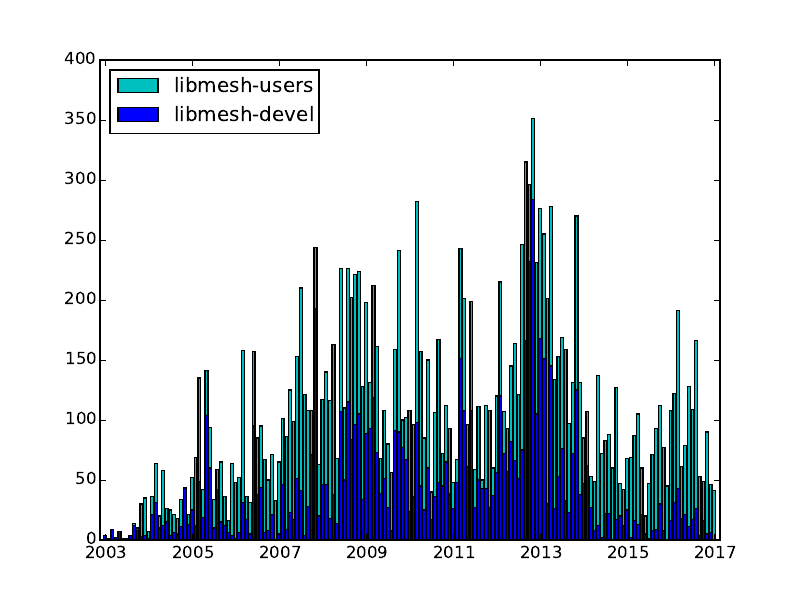

Generate this figure with Python:
#!/usr/bin/env python
import matplotlib.pyplot as plt
import numpy as np
from operator import add

# Import stuff for working with dates
from datetime import datetime
from matplotlib.dates import date2num, num2date

# Number of messages to libmesh-devel and libmesh-users over the life
# of the project.  I cut and pasted these from the sf website: they
# are in basically the same format as those pages, which is to say,
# not particularly useful for plotting.

# Administrative interface for both lists.
# https://lists.sourceforge.net/lists/admindb/libmesh-users
# https://lists.sourceforge.net/lists/admindb/libmesh-devel

# You can now see the subscriber counts for both lists in another place:
# https://sourceforge.net/p/libmesh/admin/mailman/

# Month, year, libmesh-devel subscriber count, libmesh-users subscriber count
membership_data = [
    'Jan 2010', 75, 143,
    'Jul 2011', 92, 185,
    'Aug 2011', 91, 184,
    'Sep 2011', 90, 184,
    'Nov 2011', 92, 184,
    'Dec 2011', 93, 185,
    'Jan 2012', 96, 190,
    'Feb 2012', 98, 196,
    'Mar 2012', 99, 199,
    'Apr 2012', 103, 204,
    'May 2012', 105, 210,
    'Jun 2012', 105, 209,
    'Jul 2012', 107, 210,
    'Aug 2012', 109, 213,
    'Sep 2012', 111, 220,
    'Oct 2012', 111, 222,
    'Nov 2012', 112, 225,
    'Dec 2012', 111, 225,
    'Jan 2013', 111, 225,
    'Feb 2013', 112, 228,
    'Mar 2013', 112, 231,
    'Apr 2013', 112, 228,
    'May 2013', 113, 233,
    'Jun 2013', 113, 237,
    'Jul 2013', 114, 240,
    'Aug 2013', 114, 242,
    'Sep 2013', 113, 241,
    'Oct 2013', 112, 241,
    'Nov 2013', 112, 241,
    'Dec 2013', 111, 240,
    'Jan 2014', 112, 244,
    'Feb 2014', 113, 244,
    'Mar 2014', 113, 247,
    'Apr 2014', 113, 248,
    'May 2014', 113, 249,
    'Jun 2014', 113, 247,
    'Jul 2014', 115, 249,
    'Aug 2014', 115, 251,
    'Sep 2014', 117, 254,
    'Oct 2014', 118, 257,
    'Nov 2014', 119, 261,
    'Dec 2014', 120, 262,
    'Jan 2015', 120, 263,
    'Mar 2015', 120, 266, # I missed getting data for Feb 2015
    'Apr 2015', 122, 268,
    'May 2015', 122, 269,
    'Jun 2015', 122, 268,
    'Jul 2015', 122, 271,
    'Aug 2015', 122, 272,
    'Sep 2015', 107, 228,
    'Oct 2015', 107, 230,
    'Nov 2015', 109, 234,
    'Dec 2015', 108, 241,
    'Jan 2016', 108, 239,
    'Feb 2016', 110, 242,
    'Mar 2016', 109, 243,
    'Apr 2016', 110, 242,
    'May 2016', 110, 245,
    'Jun 2016', 110, 244,
    'Jul 2016', 112, 243,
    'Aug 2016', 112, 245,
    'Sep 2016', 115, 246,
    'Oct 2016', 116, 244,
    'Nov 2016', 116, 246,
    'Dec 2016', 116, 246,
    'Jan 2017', 117, 247,
    'Feb 2017', 117, 249,
    'Mar 2017', 117, 250,
    'Apr 2017', 118, 249,
    'May 2017', 118, 249,
    'Jun 2017', 118, 245,
    'Jul 2017', 109, 226,
    'Aug 2017', 109, 226,
    'Sep 2017', 28, 56,   # Sourceforge must have finally dropped the people who didn't reconfirm their mailing list subscriptions!
    'Oct 2017', 30, 63,
    'Nov 2017', 32, 70,
    'Dec 2017', 34, 73,
    'Jan 2018', 35, 77,
    'Feb 2018', 37, 82,
    'Apr 2018', 40, 87,
    'May 2018', 40, 89,
    'Jun 2018', 38, 95,
    'Jul 2018', 39, 99,
    'Aug 2018', 39, 98,
    'Sep 2018', 41, 100,
    'Oct 2018', 41, 103,
    'Nov 2018', 41, 103,
    'Dec 2018', 41, 106,
    'Jan 2019', 41, 104,
    'Feb 2019', 41, 107,
    'Mar 2019', 42, 108,
    'Apr 2019', 42, 107,
    'May 2019', 43, 106,
    'May 2019', 43, 107,
    'Jun 2019', 43, 109,
    'Jul 2019', 42, 107,
    'Aug 2019', 42, 109,
    'Oct 2019', 43, 109,
    'Nov 2019', 43, 111,
    'Dec 2019', 43, 110,
    'Jan 2020', 43, 109,
    'Feb 2020', 44, 114,
    'Mar 2020', 44, 113,
    'Apr 2020', 44, 113,
    'May 2020', 44, 113,
    'Jun 2020', 44, 113,
    'Jul 2020', 44, 113,
    'Aug 2020', 44, 113,
    'Sep 2020', 45, 116,
    'Oct 2020', 45, 118,
    'Nov 2020', 45, 120,
    'Dec 2020', 45, 120,
    'Jan 2021', 45, 120,
    'Feb 2021', 45, 122,
    'Mar 2021', 45, 124,
]

# Strip out the dates from membership_data
date_strings = membership_data[0::3]

# Convert date strings into numbers
date_nums = []
for d in date_strings:
  date_nums.append(date2num(datetime.strptime(d, '%b %Y')))

# Strip out the number of libmesh-devel subscribers from membership_data
devel_count = membership_data[1::3]

# Strip out the number of libmesh-users subscribers from membership_data
users_count = membership_data[2::3]

# Get a reference to the figure
fig = plt.figure()

# 111 is equivalent to Matlab's subplot(1,1,1) command
ax = fig.add_subplot(111)

# The colors used come from sns.color_palette("muted").as_hex() They
# are the "same basic order of hues as the default matplotlib color
# cycle but more attractive colors."
muted_dark_blue = u'#4878cf'
muted_green = u'#6acc65'
muted_red = u'#d65f5f'
muted_purple = u'#b47cc7'
muted_yellow = u'#c4ad66'
muted_light_blue = u'#77bedb'

# Choose colors from the list above.
primary = muted_dark_blue
secondary = muted_light_blue

# Plot libmesh-users mailing list membership over time
ax.plot(date_nums, users_count, color=primary, marker='s', linestyle='--', label='libmesh-users')

# Plot libmesh-devel mailing list membership over time
ax.plot(date_nums, devel_count, color=secondary, marker='o', linestyle='-', label='libmesh-devel')

# Add a legend to the plot.
plt.legend(loc='upper left')

# Create title
fig.suptitle('LibMesh Mailing List Membership Size')

# Set up xticks and xticklabels
N = len(devel_count)
xtick_indexes = [0, 1, N-1]

xticks = []
xticklabels = []
for index in xtick_indexes:
    xticks.append(date_nums[index])
    xticklabels.append(date_strings[index])

ax.set_xticks(xticks)
ax.set_xticklabels(xticklabels)

# Save as PDF
plt.savefig('libmesh_mailinglists_membership.pdf')




# libmesh-devel
# https://sourceforge.net/p/libmesh/mailman/libmesh-devel/
#            jan  feb  mar  apr  may  jun  jul  aug  sep  oct  nov  dec
devel_data = [
    '2003',    4,   1,   9,   2,   7,   1,   1,   4,  12,   8,   3,   4,
    '2004',    1,  21,  31,  10,  12,  15,   4,   6,   5,  11,  43,  13,
    '2005',   25,  12,  49,  19, 104,  60,  10,  42,  15,  12,   6,   4,
    '2006',    1,   6,  31,  17,   5,  95,  38,  44,   6,   8,  21,   0,
    '2007',    5,  46,   9,  23,  17,  51,  41,   4,  28,  71, 193,  20,
    '2008',   46,  46,  18,  38,  14, 107,  50, 115,  84,  96, 105,  34,
    '2009',   89,  93, 119,  73,  39,  51,  27,   8,  91,  90,  77,  67,
    '2010',   24,  36,  98,  45,  25,  60,  17,  36,  48,  45,  65,  39,
    '2011',   26,  48, 151, 108,  61, 108,  27,  50,  43,  43,  27,  37,
    '2012',   56, 120,  72,  57,  82,  66,  51,  75, 166, 232, 284, 105, # Dec 10, 2012 libmesh moved to github
    '2013',  168, 151,  30, 145,  26,  53,  76,  33,  23,  72, 125,  38,
    '2014',   47,  62,  27,   8,  12,   2,  22,  22,   0,  17,  20,  12,
    '2015',   25,   2,  16,  13,  21,   5,   1,   8,   9,  30,   8,   0,
    '2016',   16,  31,  43,  18,  21,  11,  17,  26,   4,  16,   5,   6,
    '2017',    1,   2,   5,   4,   1,  11,   5,   0,   3,   1,   7,   0,
    '2018',    8,   8,   1,   0,   5,  11,   0,  51,   3,   0,   0,   0,
    '2019',    2,   0,   3,   7,   2,   0,   6,   0,   0,   4,   0,   0,
    '2020',    0,   0,   0,   0,   1,   0,   0,   0,   0,   0,   0,   0,
    '2021',    0,   0,
]

# libmesh-users starts in Sept 2003!
# https://sourceforge.net/p/libmesh/mailman/libmesh-users/
#            jan  feb  mar  apr  may  jun  jul  aug  sep  oct  nov     dec
users_data = [
    '2003',    0,   0,   0,   0,   0,   0,   0,   0,   2,   2,  27,  31,
    '2004',    6,  15,  33,  10,  46,  11,  21,  15,  13,  23,   1,   8,
    '2005',   27,  57,  86,  23,  37,  34,  24,  17,  50,  24,  10,  60,
    '2006',   47,  46, 127,  19,  26,  62,  47,  51,  61,  42,  50,  33,
    '2007',   60,  55,  77, 102,  82, 102, 169, 117,  80,  37,  51,  43,
    '2008',   71,  94,  98, 125,  54, 119,  60, 111, 118, 125, 119,  94,
    '2009',  109,  38,  93,  88,  29,  57,  53,  48,  68, 151,  23,  35,
    '2010',   84,  60, 184, 112,  60,  90,  23,  70, 119,  27,  47,  54,
    '2011',   22,  19,  92,  93,  35,  91,  32,  61,   7,  69,  81,  23,
    '2012',   64,  95,  35,  36,  63,  98,  70, 171, 149,  64,  67, 126, # Dec 10, 2012 libmesh moved to github
    '2013',  108, 104, 171, 133, 108, 100,  93, 126,  74,  59, 145,  93,
    '2014',   38,  45,  26,  41, 125,  70,  61,  66,  60, 110,  27,  30,
    '2015',   43,  67,  71,  92,  39,  15,  46,  63,  84,  82,  69,  45,
    '2016',   92,  91, 148,  43,  58, 117,  92, 140,  49,  33,  85,  40,
    '2017',   41,  36,  49,  41,  73,  51,  12,  69,  26,  43,  75,  23,
    '2018',   86,  36,  50,  28,  53,  65,  26,  43,  32,  28,  52,  17,
    '2019',   39,  26,  71,  30,  73,  18,   5,  10,   8,  24,  12,  34,
    '2020',   17,  10,   6,   4,  15,   3,   8,  15,   6,   3,   0,   4,
    '2021',    4,   4,
]

# Make plot of monthly data
fig.clf()

# Use a smaller font size on these plots since they are... smaller.
by_month_fontsize = 7

month_names = ['Jan', 'Feb', 'Mar', 'Apr', 'May', 'Jun', 'Jul', 'Aug', 'Sep', 'Oct', 'Nov', 'Dec']

# Strip out the year strings
year_strings = devel_data[0::13]

for i in range(0, 12):
  # Strip out the devel_data for the current month.  Note that the
  # stride is 13 since the year string also appears in each row.
  devel_data_current_month = devel_data[i+1::13]

  # Strip out the users_data for the current month
  users_data_current_month = users_data[i+1::13]

  # Get the combined number of messages
  combined_data_current_month = np.add(devel_data_current_month, users_data_current_month)

  # Get reference to the ith axes on a 3x4 grid.  Note that the plot
  # numbering starts at 1, simiarly to Matlab.
  ax = fig.add_subplot(3, 4, i+1)

  # The width of the bars to use in the bar chart
  width=.8

  # Make an x-axis to plot against
  N = len(devel_data_current_month)
  x = np.linspace(1, N, N)

  # Plot the summed data
  ax.bar(x, combined_data_current_month, width, color=primary)

  # Plot only the libmesh-devel data
  ax.bar(x, devel_data_current_month, width, color=secondary)

  # Set up the xticks and labels
  xticks = [1, N]
  xticklabels = [year_strings[0], year_strings[N-1]]
  ax.set_xticks(xticks)
  ax.set_xticklabels(xticklabels, fontsize=by_month_fontsize)

  # Set month name as subplot title
  ax.set_title(month_names[i] + ' (max ' + str(max(combined_data_current_month)) + ')', fontsize=by_month_fontsize)

  # Set an empty set of ticks for the y-axis to turn it off.  This
  # is necessary to declutter the figure.
  ax.get_yaxis().set_ticks([])

# We need to leave a bit more room between the subplots to balance the
# font size we can use with the amount of space available on the
# figure.
# wspace = the amount of width reserved for blank space between subplots
# hspace = the amount of height reserved for white space between subplots
plt.subplots_adjust(wspace=.2, hspace=.4)

# Save as PDF
plt.savefig('libmesh_mailinglists_by_month.pdf')



# Make plot of data from all time
fig.clf()

# Strip out all the list entries which are numbers.  Not sure if this
# is the best or most Python way to do this, but it works...
devel_numbers = [x for x in devel_data if (isinstance(x, str)==False)]
users_numbers = [x for x in users_data if (isinstance(x, str)==False)]

# Get the combined number of messages
combined_devel_users_number = np.add(devel_numbers, users_numbers)

# 111 is equivalent to Matlab's subplot(1,1,1) command
ax = fig.add_subplot(111)

# Make an x-axis to plot against
N = len(combined_devel_users_number)
x = np.linspace(1, N, N)

# Plot the combined data
ax.bar(x, combined_devel_users_number, width, color=primary, label='libmesh-users')

# Plot the libmesh-devel data alone
ax.bar(x, devel_numbers, width, color=secondary, label='libmesh-devel')

# Set bi-yearly xticklabels
year_labels = ['2003', '2005', '2007', '2009', '2011', '2013', '2015', '2017', '2019', '2021']

# Set up the corresponding tick locations. This starting point was chosen by
# trial and error because it lined up the tick marks fairly well, but I don't
# understand the logic behind it.
xticks = [.55]
for i in range(1, len(year_labels)):
  xticks.append(xticks[i-1] + 24) # 2 years = 24 months

# Center the ticks slightly
xticks = [x+width/2. for x in xticks]
ax.set_xticks(xticks)
ax.set_xticklabels(year_labels)

# Add a legend to the plot.
plt.legend(loc='upper left')

# Set the xlimits
plt.xlim(0, N+2);

# Save as PDF
plt.savefig('libmesh_mailinglists.pdf')

# Local Variables:
# python-indent: 2
# End:
